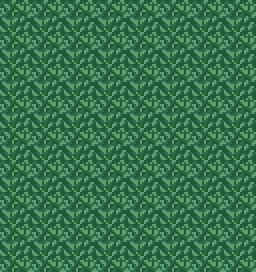

Below is a game level as drawn by its tile map, then a one-line description and the .tmx file that defines it, in full:
An orthogonal 16x17 tile map with 16x16 px tiles, 1 tile layer (Tile Layer 1).

<map version="1.2" tiledversion="1.2.5" orientation="orthogonal" renderorder="right-down" width="16" height="17" tilewidth="16" tileheight="16" infinite="0" nextlayerid="2" nextobjectid="1">
 <tileset firstgid="1" name="map-tileset-formatted" tilewidth="16" tileheight="16" tilecount="360" columns="30">
  <image source="../map-tileset-formatted.png" width="480" height="192" />
 </tileset>
 <layer id="1" name="Tile Layer 1" width="16" height="17">
  <data encoding="csv">
63,64,63,64,63,64,63,64,63,64,63,64,63,64,63,64,
93,94,93,94,93,94,93,94,93,94,93,94,93,94,93,94,
63,64,63,64,63,64,63,64,63,64,63,64,63,64,63,64,
93,94,93,94,93,94,93,94,93,94,93,94,93,94,93,94,
63,64,63,64,63,64,63,64,63,64,63,64,63,64,63,64,
93,94,93,94,93,94,93,94,93,94,93,94,93,94,93,94,
63,64,63,64,63,64,63,64,63,64,63,64,63,64,63,64,
93,94,93,94,93,94,93,94,93,94,93,94,93,94,93,94,
63,64,63,64,63,64,63,64,63,64,63,64,63,64,63,64,
93,94,93,94,93,94,93,94,93,94,93,94,93,94,93,94,
63,64,63,64,63,64,63,64,63,64,63,64,63,64,63,64,
93,94,93,94,93,94,93,94,93,94,93,94,93,94,93,94,
63,64,63,64,63,64,63,64,63,64,63,64,63,64,63,64,
93,94,93,94,93,94,93,94,93,94,93,94,93,94,93,94,
63,64,63,64,63,64,63,64,63,64,63,64,63,64,63,64,
93,94,93,94,93,94,93,94,93,94,93,94,93,94,93,94,
63,64,63,64,63,64,63,64,63,64,63,64,63,64,63,64
</data>
 </layer>
</map>